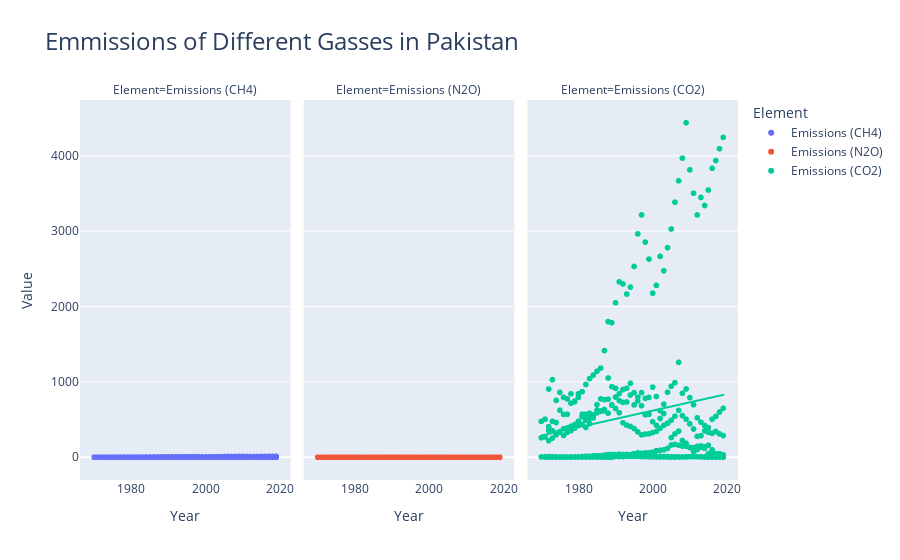

Here is the notebook cell this chart was saved with:
### Code cell
import plotly.express as px
import statsmodels.api as sm
df4= pd.read_csv("POL.csv")

(px.scatter(df4, x="Year", y="Value", color="Element",
            facet_col="Element", trendline="ols",
            title="Annual Emmissions of Different Gasses in Pakistan")
 .update_layout(title_font_size=24)
 .update_xaxes(showgrid=False)
 .update_traces(
     line=dict(dash="dot", width=4),
     selector=dict(type="scatter", mode="lines"))
).show()

### Figure 1 — Plotly figure (JSON) as saved in the notebook; plotly's stock layout.template omitted (floating-point values rounded to 4 significant figures; data arrays with more than 128 entries replaced by an {"elided": "..."} marker saying what was removed)
{"data": [{"hovertemplate": "Element=Emissions (CH4)<br>Year=%{x}<br>Value=%{y}<extra></extra>", "legendgroup": "Emissions (CH4)", "marker": {"color": "#636efa", "symbol": "circle"}, "mode": "markers", "name": "Emissions (CH4)", "showlegend": true, "type": "scattergl", "x": {"elided": "342 int values"}, "xaxis": "x", "y": {"elided": "342 float values"}, "yaxis": "y"}, {"hovertemplate": "<b>OLS trendline</b><br>Value = 0.03608 * Year + -70.7766<br>R<sup>2</sup>=0.038193<br><br>Element=Emissions (CH4)<br>Year=%{x}<br>Value=%{y} <b>(trend)</b><extra></extra>", "legendgroup": "Emissions (CH4)", "marker": {"color": "#636efa", "symbol": "circle"}, "mode": "lines", "name": "Emissions (CH4)", "showlegend": false, "type": "scattergl", "x": {"elided": "342 int values"}, "xaxis": "x", "y": {"elided": "342 float values"}, "yaxis": "y"}, {"hovertemplate": "Element=Emissions (N2O)<br>Year=%{x}<br>Value=%{y}<extra></extra>", "legendgroup": "Emissions (N2O)", "marker": {"color": "#EF553B", "symbol": "circle"}, "mode": "markers", "name": "Emissions (N2O)", "showlegend": true, "type": "scattergl", "x": {"elided": "342 int values"}, "xaxis": "x2", "y": {"elided": "342 float values"}, "yaxis": "y2"}, {"hovertemplate": "<b>OLS trendline</b><br>Value = -0.000670913 * Year + 1.37632<br>R<sup>2</sup>=0.011052<br><br>Element=Emissions (N2O)<br>Year=%{x}<br>Value=%{y} <b>(trend)</b><extra></extra>", "legendgroup": "Emissions (N2O)", "marker": {"color": "#EF553B", "symbol": "circle"}, "mode": "lines", "name": "Emissions (N2O)", "showlegend": false, "type": "scattergl", "x": {"elided": "342 int values"}, "xaxis": "x2", "y": {"elided": "342 float values"}, "yaxis": "y2"}, {"hovertemplate": "Element=Emissions (CO2)<br>Year=%{x}<br>Value=%{y}<extra></extra>", "legendgroup": "Emissions (CO2)", "marker": {"color": "#00cc96", "symbol": "circle"}, "mode": "markers", "name": "Emissions (CO2)", "showlegend": true, "type": "scattergl", "x": {"elided": "342 int values"}, "xaxis": "x3", "y": {"elided": "342 float values"}, "yaxis": "y3"}, {"hovertemplate": "<b>OLS trendline</b><br>Value = 11.0181 * Year + -21417.6<br>R<sup>2</sup>=0.031215<br><br>Element=Emissions (CO2)<br>Year=%{x}<br>Value=%{y} <b>(trend)</b><extra></extra>", "legendgroup": "Emissions (CO2)", "marker": {"color": "#00cc96", "symbol": "circle"}, "mode": "lines", "name": "Emissions (CO2)", "showlegend": false, "type": "scattergl", "x": {"elided": "342 int values"}, "xaxis": "x3", "y": {"elided": "342 float values"}, "yaxis": "y3"}], "layout": {"annotations": [{"font": {}, "showarrow": false, "text": "Element=Emissions (CH4)", "x": 0.16, "xanchor": "center", "xref": "paper", "y": 1, "yanchor": "bottom", "yref": "paper"}, {"font": {}, "showarrow": false, "text": "Element=Emissions (N2O)", "x": 0.5, "xanchor": "center", "xref": "paper", "y": 1, "yanchor": "bottom", "yref": "paper"}, {"font": {}, "showarrow": false, "text": "Element=Emissions (CO2)", "x": 0.84, "xanchor": "center", "xref": "paper", "y": 1, "yanchor": "bottom", "yref": "paper"}], "legend": {"title": {"text": "Element"}, "tracegroupgap": 0}, "title": {"font": {"size": 24}, "text": "Emmissions of Different Gasses in Pakistan"}, "xaxis": {"anchor": "y", "domain": [0, 0.32], "showgrid": false, "title": {"text": "Year"}}, "xaxis2": {"anchor": "y2", "domain": [0.34, 0.66], "matches": "x", "showgrid": false, "title": {"text": "Year"}}, "xaxis3": {"anchor": "y3", "domain": [0.68, 1.0], "matches": "x", "showgrid": false, "title": {"text": "Year"}}, "yaxis": {"anchor": "x", "domain": [0, 1], "title": {"text": "Value"}}, "yaxis2": {"anchor": "x2", "domain": [0, 1], "matches": "y", "showticklabels": false}, "yaxis3": {"anchor": "x3", "domain": [0, 1], "matches": "y", "showticklabels": false}}}
